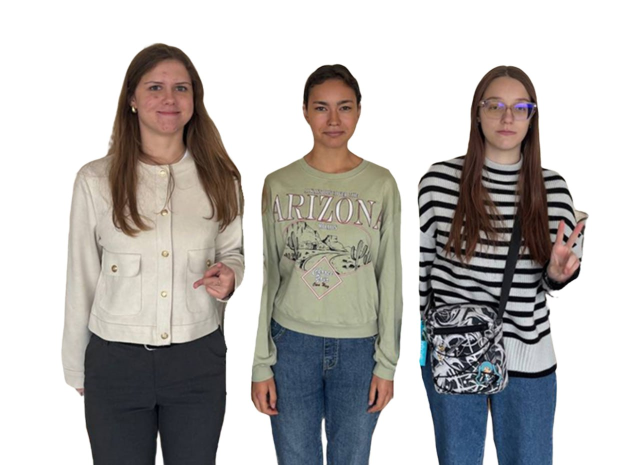
#> input picture images/girls.jpg, 1280 x 929 px (shown at 1/2 size)
$ python HW_Lesson_4.py
#> lines starting #> are read from the running program, lines starting #| are printed output that depends on the picture; after the words box and inside, x2 and y2 are one past the last pixel; in counts of white or black regions, pixels touching at a corner belong together
import cv2
import numpy as np

img = cv2.imread("images/girls.jpg")
#> img is the input picture: shape (929, 1280, 3); mean B, G, R 180.1, 182.1, 184.7

img_copy = img.copy()
img_copy_color = img_copy
img_copy = cv2.cvtColor(img, cv2.COLOR_BGR2GRAY)
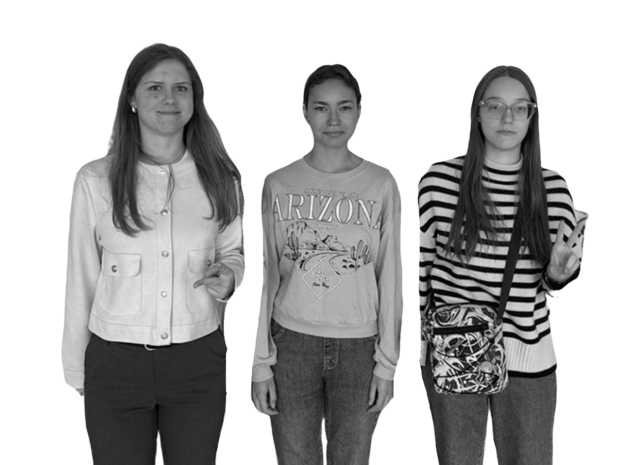
#> img_copy: shape (929, 1280) (shown at 1/2 size); min 0, max 255, mean 182.7
img_copy = cv2.GaussianBlur(img_copy, (5, 5), 8)

#піdсилення контрасту
img_copy = cv2.equalizeHist(img_copy)
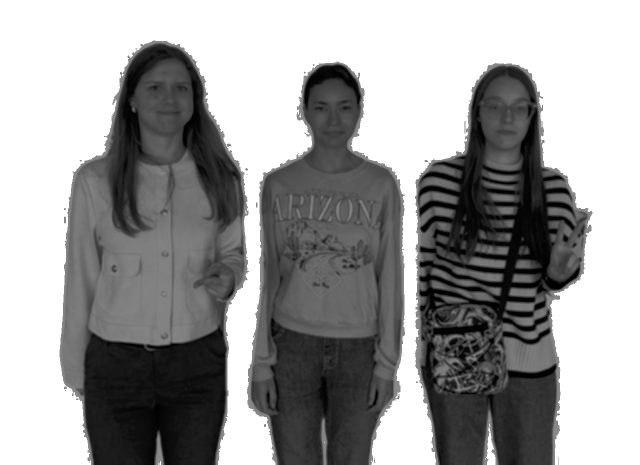
#> img_copy: shape (929, 1280) (shown at 1/2 size); min 0, max 255, mean 155.5
img_copy = cv2.Canny(img_copy, 100, 150)
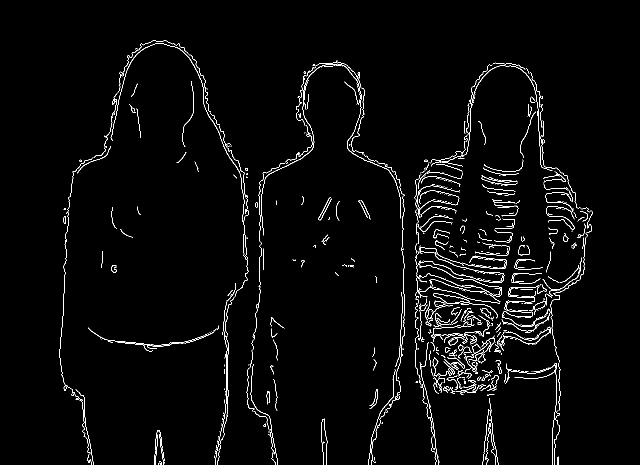
#> img_copy: shape (929, 1280) (shown at 1/2 size); 2.3% white in thin lines or dots, all inside (x1, y1, x2, y2) = (119, 80, 1185, 929)

contours, hierarchy = cv2.findContours(img_copy, cv2.RETR_EXTERNAL, cv2.CHAIN_APPROX_SIMPLE) #external знаходить лише крайні зовнішні контури, chain_aprox - ставимо точки контуру
#> contours = 756 contours, 713 with area under 20; largest, box (x1, y1, x2, y2) and area: (1005, 658, 1100, 688) 778, (839, 494, 1009, 593) 382, (1068, 602, 1091, 630) 220, (522, 127, 802, 471) 171, (221, 86, 489, 444) 132
x_list = [cv2.boundingRect(cnt)[0] for cnt in contours if 50 < cv2.contourArea(cnt) < 200]
#> x_list = [887, 916, 1126, 897, 522, 221]
min_x = min(x_list)
#> min_x = 221
max_x = max(x_list)
#> max_x = 1126

#малювання контурів прямокутників та тест
for cnt in contours:
    area = cv2.contourArea(cnt)
    if 70 < area < 200:  #фільтр шуму
        x, y, w, h = cv2.boundingRect(cnt)
        cv2.drawContours(img_copy_color, [cnt], -1, (0, 255, 0), 2)
        cv2.rectangle(img_copy_color, (x, y), (x + w, y + h), (0, 255, 0), 2)
        text_y = y - 5 if y - 5 > 10 else y + 15
        if x == min_x:
            person = "Nadia"
        elif x == 897:
            person = "Olecia"
        elif x == 522:
            person = "Tetianka"
        else:
            person = "none"
        text = f"x:{x}, y:{y}, person:{person}, s: {area}"
        cv2.putText(img_copy_color, text, (x, text_y), cv2.FONT_HERSHEY_SIMPLEX, 0.5, (0, 0, 255), 1)
#> this loop made 756 passes
#> (area, x, y, w, h, text_y, person, text) on passes 190, 505, 746, 751, 755: (74.5, 916, 688, 11, 14, 683, 'none', 'x:916, y:688, person:none, s: 74.5'), (84.5, 1126, 471, 11, 13, 466, 'none', 'x:1126, y:471, person:none, s: 84.5'), (71, 897, 131, 208, 211, 126, 'Olecia', 'x:897, y:131, person:Olecia, s: 71.0'), (171, 522, 127, 280, 344, 122, 'Tetianka', 'x:522, y:127, person:Tetianka, s: 171.0'), (132, 221, 86, 268, 358, 81, 'Nadia', 'x:221, y:86, person:Nadia, s: 132.0')
#> area on pass 54: 24
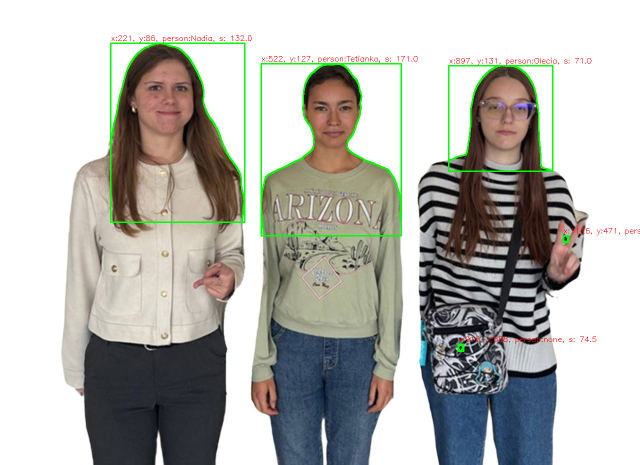
#> img_copy_color: shape (929, 1280, 3) (shown at 1/2 size); 1.64% of pixels changed, all inside (x1, y1, x2, y2) = (220, 70, 1280, 704)

# cv2.imshow("img", img)
# cv2.imshow("img_copy", img_copy)

cv2.imshow("copy", img_copy_color)
cv2.waitKey(0)
cv2.destroyAllWindows()
